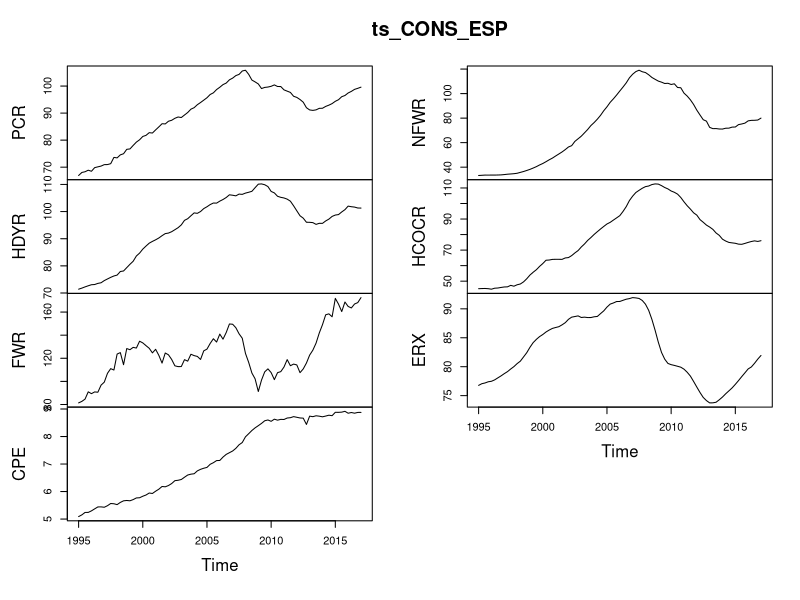
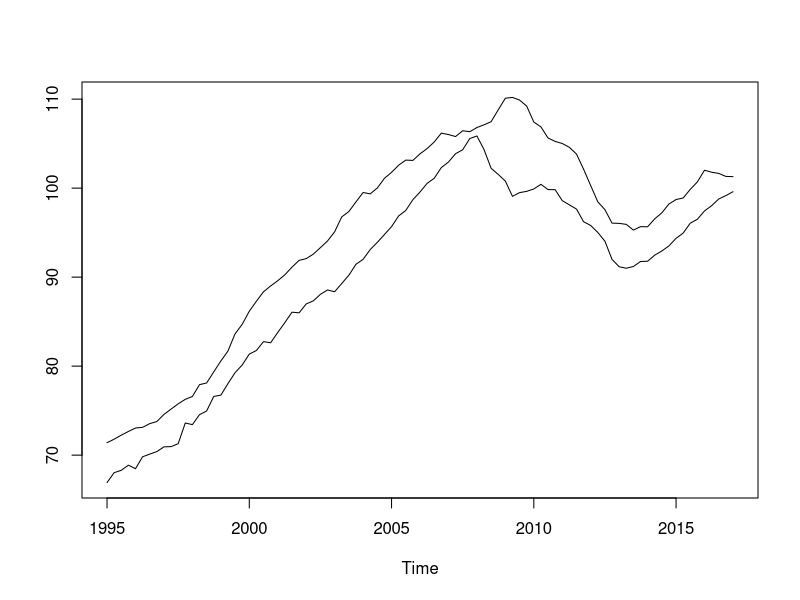
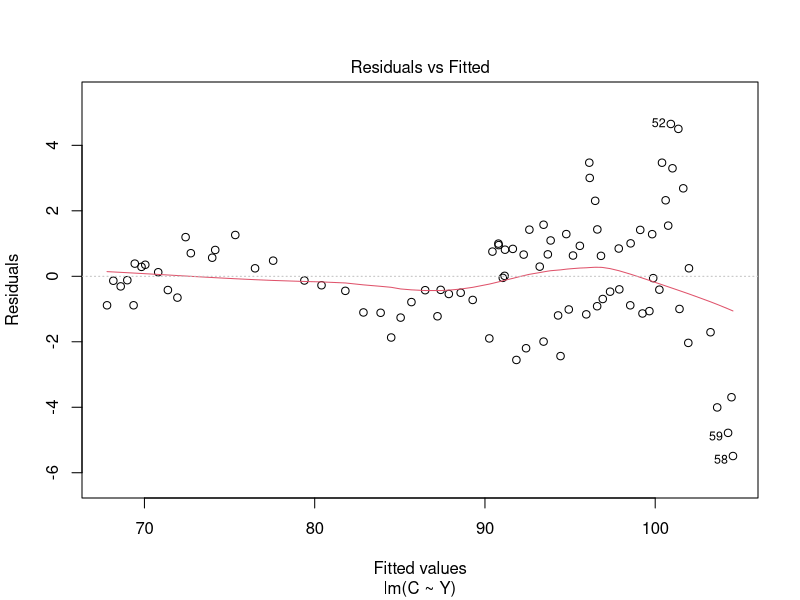
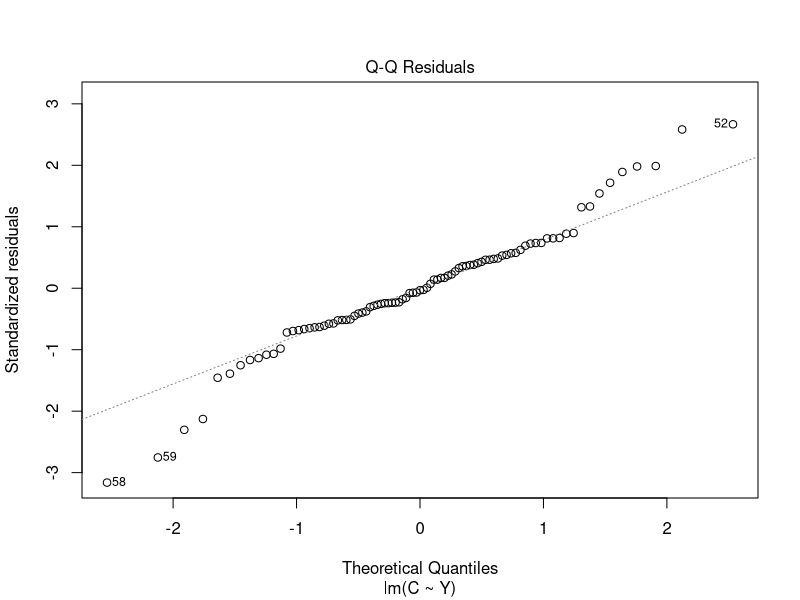
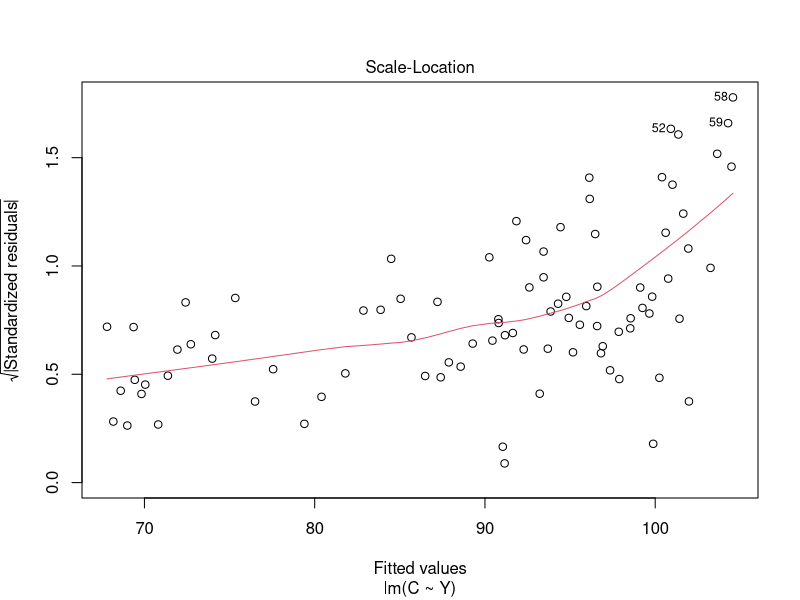
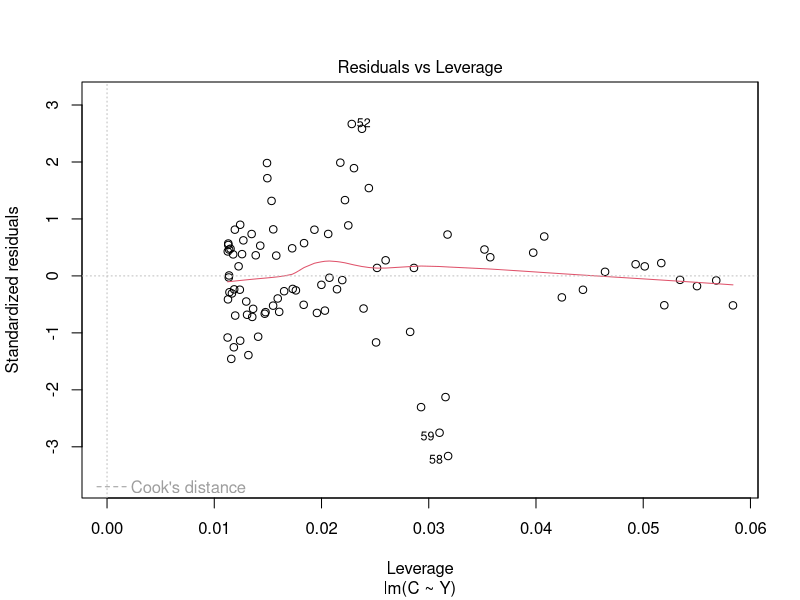

These charts were generated, in order, by the following R code:
#
library(tidyverse)
CONS_ESP <- read_csv("CONS_ESP.csv")
#
ts_CONS_ESP <- ts(CONS_ESP[,2:8], start=c(1995), end = c(2017), frequency = 4)
plot(ts_CONS_ESP)
#
C <- ts_CONS_ESP[,"PCR"]
Y <- ts_CONS_ESP[,"HDYR"]
ts.plot(Y, C)
#
# Modelo Keynesiano de consumo
#
KEYNES_model <- lm (C ~ Y)
summary(KEYNES_model)
plot(KEYNES_model)
#
#
